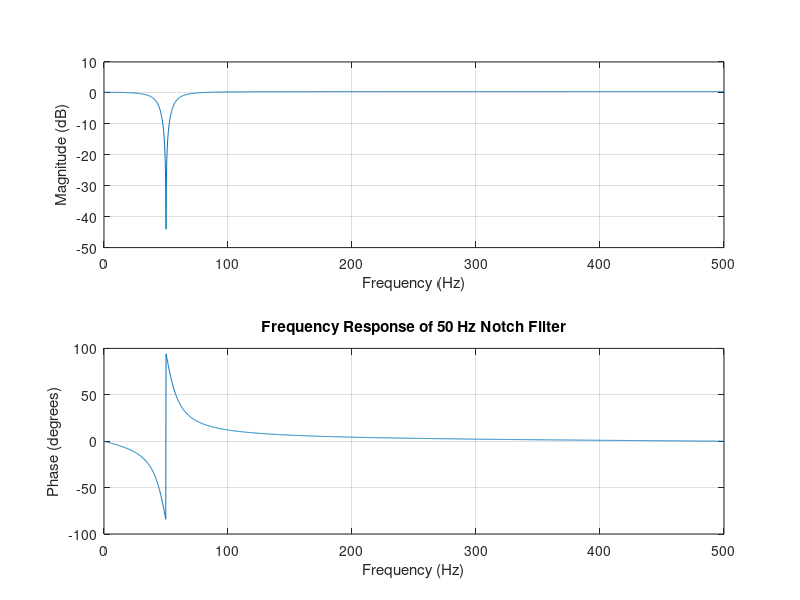
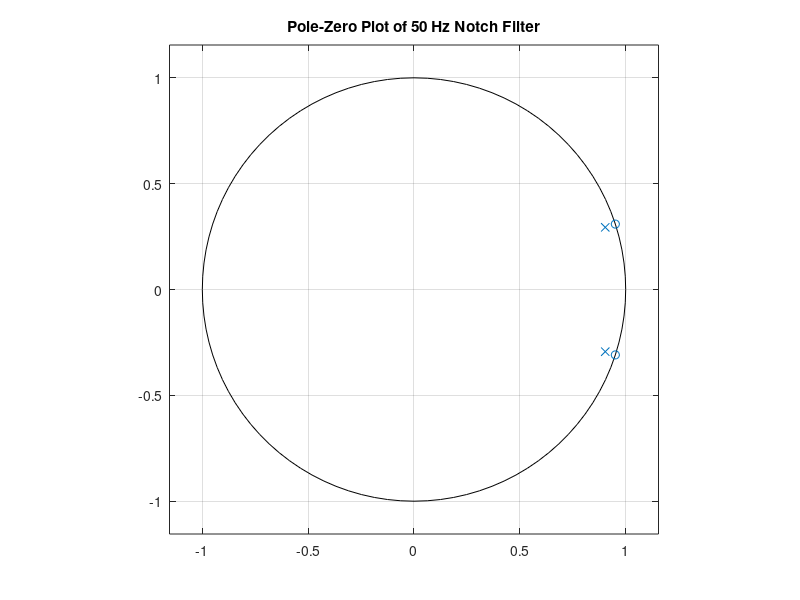

These figures' MATLAB source, in order:
% 50 Hz Notch Filter Design
% demonstrates IIR filter design for rejecting specific frequencies

fs = 1000; % sampling frequency
f0 = 50;   % target frequency to reject (Hz)
w0 = 2*pi*(f0/fs); % normalized angular frequency

r = 0.95; % radius of the poles (controls notch bandwidth)

% filter coefficients based on H(z) equation:
% H(z) = (1 - 2*cos(w0)*z^-1 + z^-2) / (1 - 2*r*cos(w0)*z^-1 + r^2*z^-2)
b = [1, -2*cos(w0), 1];
a = [1, -2*r*cos(w0), r^2];

% plot frequency response
figure;
freqz(b, a, 2048, fs);
title('Frequency Response of 50 Hz Notch Filter');
if ~exist('../assets', 'dir')
    mkdir('../assets');
end
saveas(gcf, '../assets/notch_filter_freqz.png');

% plot pole-zero map
figure;
zplane(b, a);
title('Pole-Zero Plot of 50 Hz Notch Filter');
saveas(gcf, '../assets/notch_filter_zplane.png');
